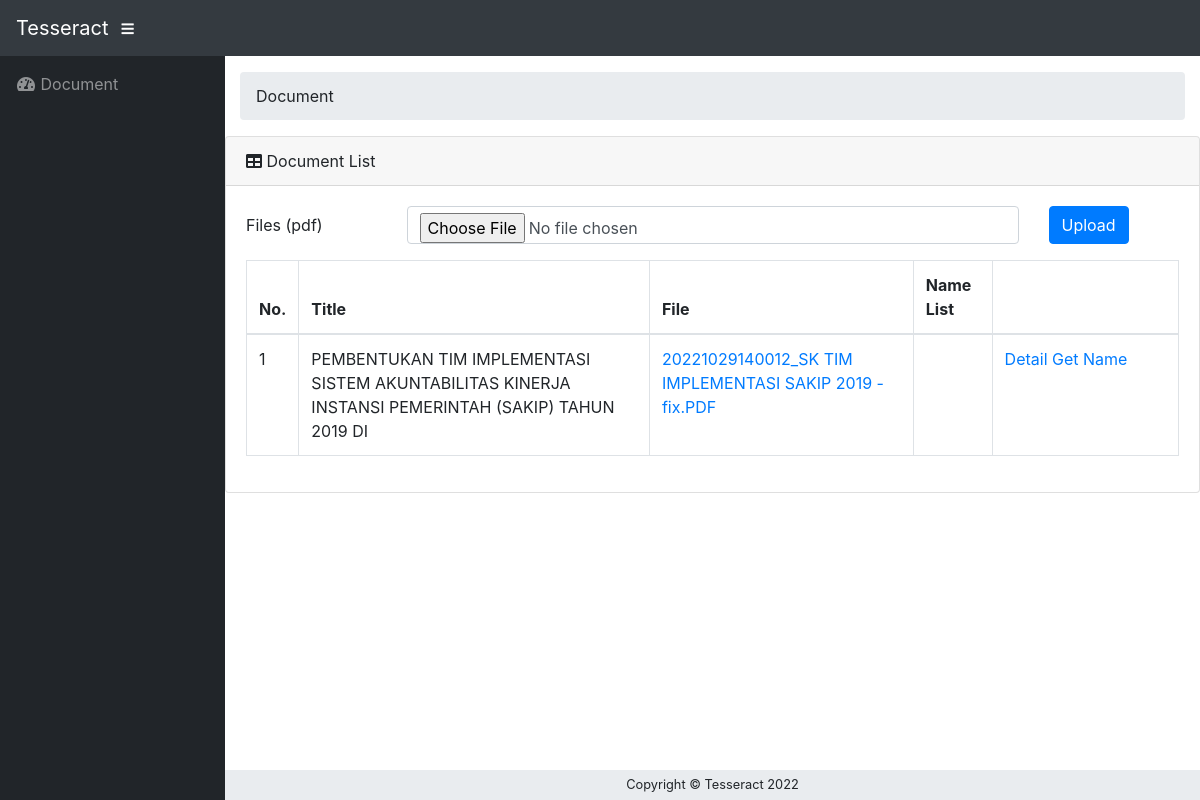
/document/index.php, run on an earlier commit of the app's database.
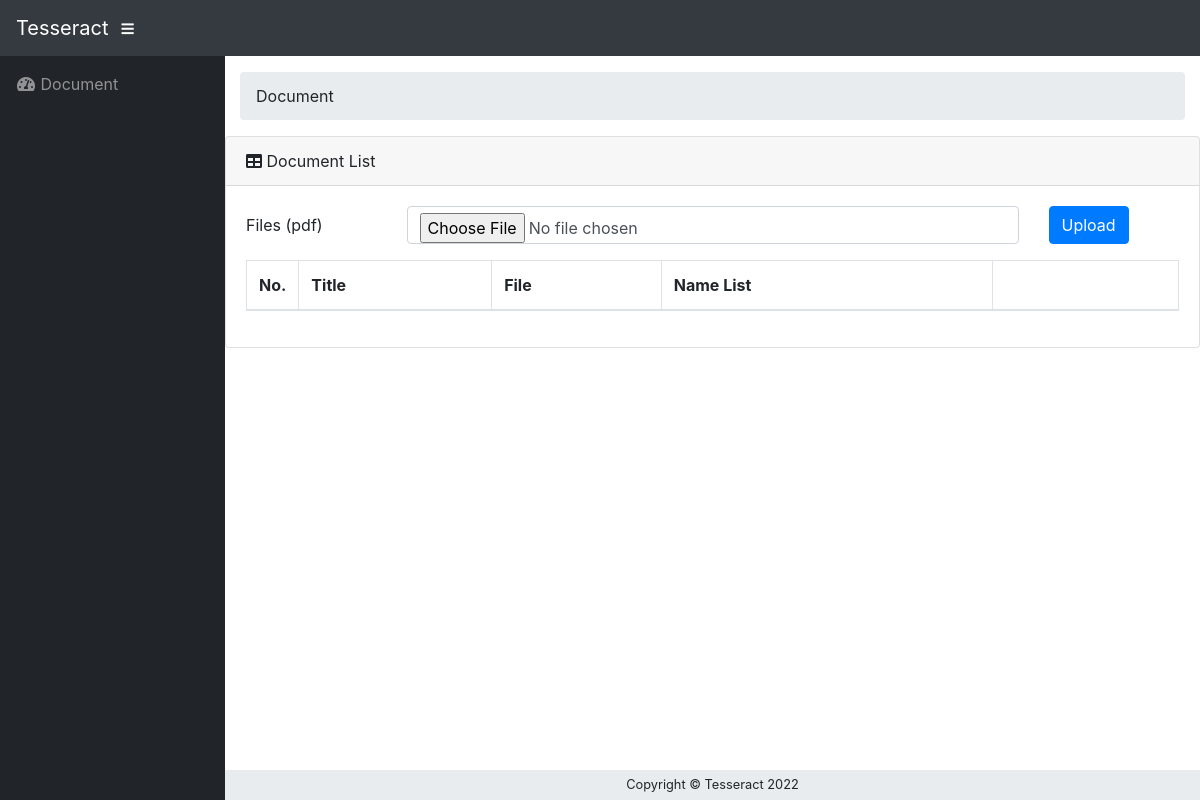
And on a later commit of the database.
### tables this page shows
CREATE TABLE `documents` (
  `id` int(11) NOT NULL,
  `title` varchar(255) NOT NULL,
  `status` varchar(255) DEFAULT NULL,
  `program_studi_id` varchar(255) NOT NULL,
  `file_name` varchar(255) DEFAULT NULL,
  `file_path` varchar(255) DEFAULT NULL
);

### config/helper.php (called while the page is built, shortened)
<?php
function base_url()
{
    $local_url = 'http://localhost/tesseract/';
    return  $local_url ? $local_url : $_SERVER['SERVER_NAME'];
}

### config/db.php (called while the page is built, shortened)
<?php
class Db {
    private $host="localhost";
    private $username="root";
    private $password="";
    private $name="tesseract";
    private $connection;
    public function __construct()
    {
        $this->connection =  new mysqli($this->host,  $this->username,  $this->password, $this->name);
    }
    public function getAll($sql){
        if ($result = $this->connection->query($sql)) {
            $obj = $result ->fetch_all(MYSQLI_ASSOC);
            return $obj;
        }
        return null;
    }
}

### document/index.php (the view, shortened to what this page needs)
<?php
require('../config/helper.php');
require('../config/Db.php');
$layout = '../layout/';
$url = base_url() . "document";
$db = new Db();
$dataDocument = $db->getAll("select * from documents");
?>
<!DOCTYPE html>
<html lang="en">
<head>
    <?php include($layout . "css.php") ?>
</head>
<body id="page-top">
<?php include($layout . "navbar.php") ?>
<div id="wrapper">
    <?php include($layout . "sidebar.php") ?>
    <div id="content-wrapper">
        <div class="container-fluid">
            <ol class="breadcrumb">
                <li class="breadcrumb-item">
                    Document
                </li>
            </ol>
        </div>
        <div class="row">
            <div class="container my-auto">
                <div class="card mb-3">
                    <div class="card-header">
                        <i class="fas fa-table"></i>
                        Document List
                    </div>
                    <div class="card-body">
                        <form action="" method="POST" enctype="multipart/form-data">
                            <div class="form-group row">
                                <label class="col-sm-2 col-form-label">Files (pdf)</label>
                                <div class="col-sm-8">
                                    <input type="file" class="form-control" name="file" placeholder="File"
                                           accept="application/pdf"/>
                                </div>
                                <div class="col-sm-2">
                                    <button type="submit" class="btn btn-primary">Upload</button>
                                </div>
                            </div>
                        </form>
                        <div class="table-responsive">
                            <table class="table table-bordered" id="dataTable" width="100%" cellspacing="0">
                                <thead>
                                <tr>
                                    <th width="5%">No.</th>
                                    <th>Title</th>
                                    <th>File</th>
                                    <th>Name List</th>
                                    <th width="20%"></th>
                                </tr>
                                </thead>
                                <tbody>
                                <?php foreach ($dataDocument as $i => $value) { ?>
                                    <tr>
                                        <td><?php echo $i + 1 ?></td>
                                        <td><?php echo $value['title'] ?></td>
                                        <td>
                                            <a target="_blank"
                                               href="<?php echo base_url() . $value['file_path'] ?>"><?php echo $value['file_name'] ?></a>
                                        </td>
                                        <td>
                                        </td>
                                        <td>
                                            <a href="<?php echo $url . "/detail.php?id=" . $value["id"] ?>">Detail</a>
                                            <a href="<?php echo $url . "/get-name.php?id=" . $value["id"] ?>">Get
                                                Name</a>
                                        </td>
                                    </tr>
                                <?php } ?>
                                </tbody>
                            </table>
                        </div>
                    </div>
                </div>
            </div>
        </div>
        <?php include($layout . "footer.php") ?>
    </div>
</div>
</body>
</html>

### layout/css.php
<link href="<?= base_url() ?>public/vendor/bootstrap-4.1.3/dist/css/bootstrap.min.css" rel="stylesheet" type="text/css">
<link href="<?= base_url() ?>public/vendor/fontawesome-free/css/all.min.css" rel="stylesheet" type="text/css">
<link href="<?= base_url() ?>public/vendor/datatables/dataTables.bootstrap4.css" rel="stylesheet">
<link href="<?= base_url() ?>public/vendor/sweetalert2/sweetalert2.min.css" rel="stylesheet">
<link href="<?= base_url() ?>public/vendor/select2/css/select2.min.css" rel="stylesheet">
<link href="<?= base_url() ?>public/css/sb-admin.css" rel="stylesheet">

### layout/navbar.php
<nav class="navbar navbar-expand navbar-dark bg-dark static-top">
    <a class="navbar-brand mr-1" href="/">Tesseract</a>
    <button class="btn btn-link btn-sm text-white order-1 order-sm-0" id="sidebarToggle" href="#">
        <i class="fas fa-bars"></i>
    </button>
</nav>

### layout/sidebar.php
<ul class="sidebar navbar-nav">
    <li class="nav-item">
        <a class="nav-link" href="<?= base_url() ?>document">
            <i class="fas fa-fw fa-tachometer-alt"></i>
            <span>Document</span>
        </a>
    </li>
</ul>

### layout/footer.php
<footer class="sticky-footer" style="height: 30px">
    <div class="container my-auto">
        <div class="copyright text-center my-auto">
            <span>Copyright © Tesseract <?=DATE('Y')?></span>
        </div>
    </div>
</footer>

What changed in the data, as far as the page shows it:
removed documents: title "PEMBENTUKAN TIM IMPLEMENTASI SISTEM AKUNTABILITAS KINERJA INSTANSI PEMERINTAH (SAKIP) TAHUN 2019 DI", file_name "20221029140012_SK TIM IMPLEMENTASI SAKIP 2019 - fix.PDF"
